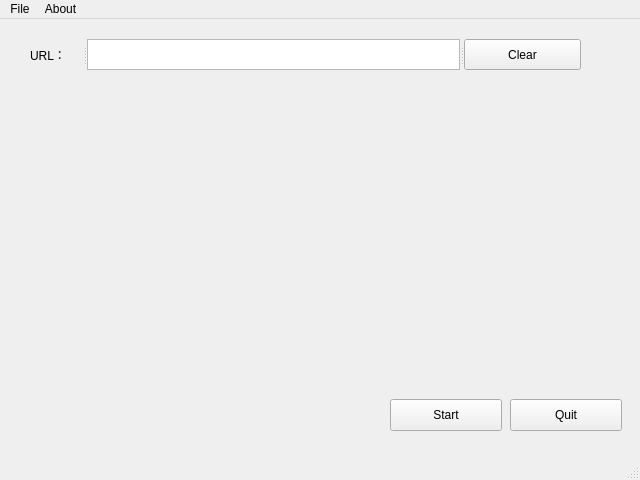
<?xml version="1.0" encoding="UTF-8"?>
<ui version="4.0">
 <class>MainWindow</class>
 <widget class="QMainWindow" name="MainWindow">
  <property name="geometry">
   <rect>
    <x>0</x>
    <y>0</y>
    <width>640</width>
    <height>480</height>
   </rect>
  </property>
  <property name="windowTitle">
   <string>MainWindow</string>
  </property>
  <widget class="QWidget" name="centralwidget">
   <widget class="QPushButton" name="pushButton">
    <property name="geometry">
     <rect>
      <x>510</x>
      <y>380</y>
      <width>112</width>
      <height>32</height>
     </rect>
    </property>
    <property name="text">
     <string>Quit</string>
    </property>
   </widget>
   <widget class="QPushButton" name="pushButton_2">
    <property name="geometry">
     <rect>
      <x>390</x>
      <y>380</y>
      <width>112</width>
      <height>32</height>
     </rect>
    </property>
    <property name="text">
     <string>Start</string>
    </property>
   </widget>
   <widget class="QSplitter" name="splitter">
    <property name="geometry">
     <rect>
      <x>30</x>
      <y>20</y>
      <width>551</width>
      <height>31</height>
     </rect>
    </property>
    <property name="orientation">
     <enum>Qt::Horizontal</enum>
    </property>
    <widget class="QLabel" name="label">
     <property name="text">
      <string>URL：</string>
     </property>
    </widget>
    <widget class="QPlainTextEdit" name="plainTextEdit"/>
    <widget class="QPushButton" name="pushButton_3">
     <property name="text">
      <string>Clear</string>
     </property>
    </widget>
   </widget>
  </widget>
  <widget class="QMenuBar" name="menubar">
   <property name="geometry">
    <rect>
     <x>0</x>
     <y>0</y>
     <width>640</width>
     <height>24</height>
    </rect>
   </property>
   <widget class="QMenu" name="menuDemo">
    <property name="title">
     <string>File</string>
    </property>
    <addaction name="actionOpen"/>
    <addaction name="actionSave"/>
    <addaction name="actionExit"/>
   </widget>
   <widget class="QMenu" name="menuAbout">
    <property name="title">
     <string>About</string>
    </property>
    <addaction name="actionAbout"/>
   </widget>
   <addaction name="menuDemo"/>
   <addaction name="menuAbout"/>
  </widget>
  <widget class="QStatusBar" name="statusbar"/>
  <action name="actionOpen">
   <property name="text">
    <string>Open</string>
   </property>
  </action>
  <action name="actionSave">
   <property name="text">
    <string>Save</string>
   </property>
  </action>
  <action name="actionExit">
   <property name="text">
    <string>Exit</string>
   </property>
  </action>
  <action name="actionAbout">
   <property name="text">
    <string>About</string>
   </property>
  </action>
 </widget>
 <resources/>
 <connections>
  <connection>
   <sender>pushButton_3</sender>
   <signal>clicked()</signal>
   <receiver>plainTextEdit</receiver>
   <slot>clear()</slot>
   <hints>
    <hint type="sourcelabel">
     <x>535</x>
     <y>63</y>
    </hint>
    <hint type="destinationlabel">
     <x>411</x>
     <y>60</y>
    </hint>
   </hints>
  </connection>
  <connection>
   <sender>pushButton_2</sender>
   <signal>clicked()</signal>
   <receiver>pushButton_2</receiver>
   <slot>click()</slot>
   <hints>
    <hint type="sourcelabel">
     <x>438</x>
     <y>424</y>
    </hint>
    <hint type="destinationlabel">
     <x>450</x>
     <y>415</y>
    </hint>
   </hints>
  </connection>
  <connection>
   <sender>pushButton</sender>
   <signal>clicked()</signal>
   <receiver>pushButton</receiver>
   <slot>close()</slot>
   <hints>
    <hint type="sourcelabel">
     <x>569</x>
     <y>420</y>
    </hint>
    <hint type="destinationlabel">
     <x>593</x>
     <y>417</y>
    </hint>
   </hints>
  </connection>
 </connections>
</ui>
